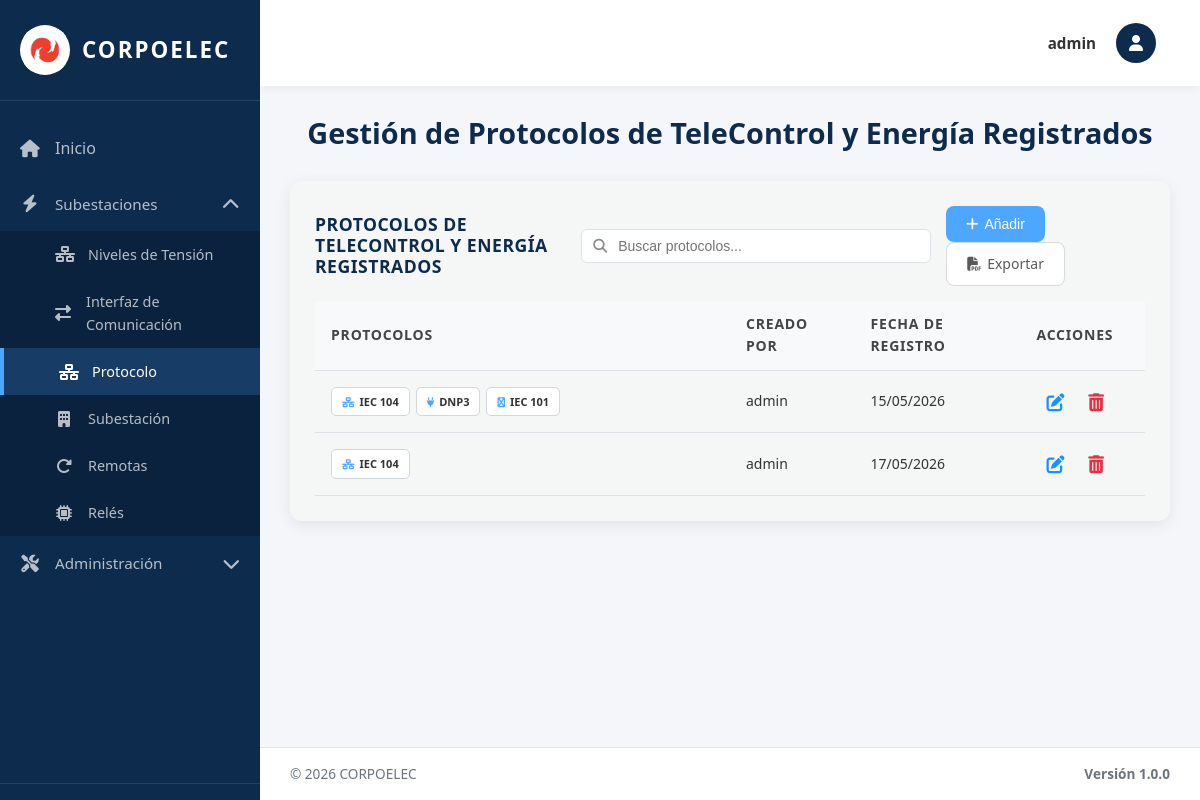
Page /protocolo/ (signed in) on the earlier database version.
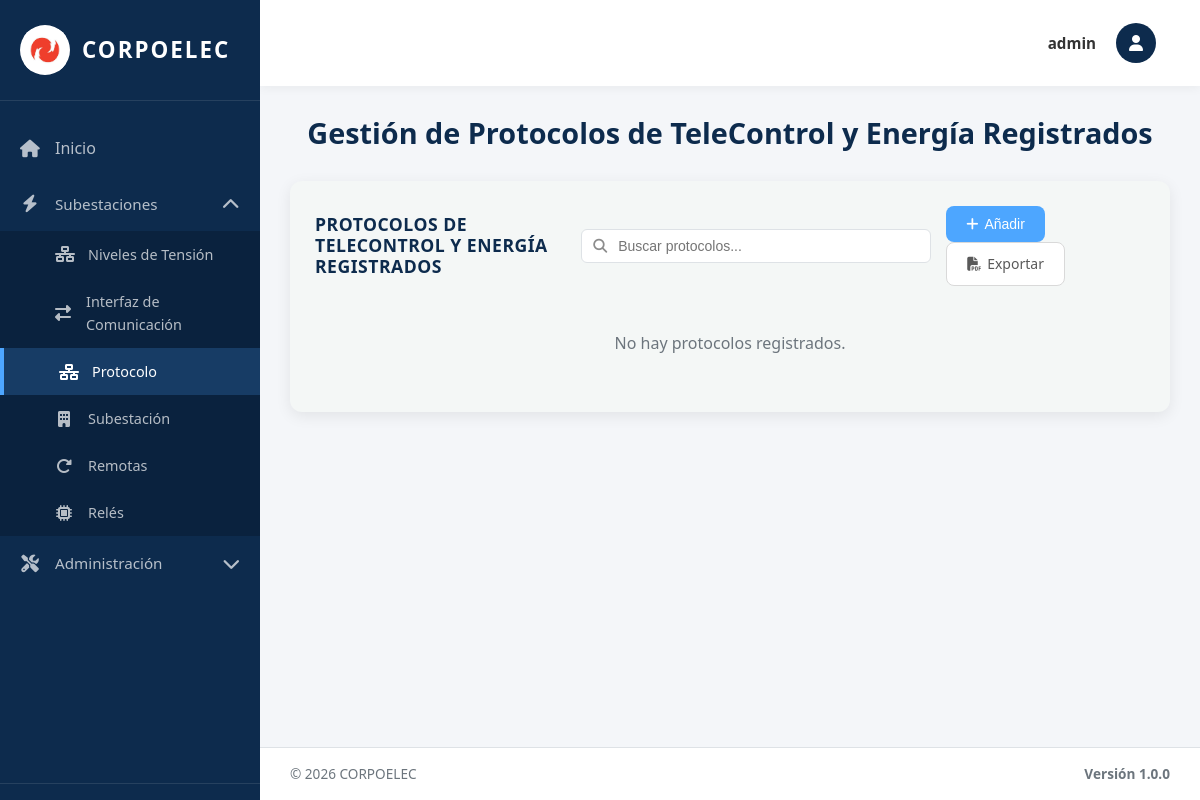
Same page on the later database version.
### equipos/models.py (models this page shows, shortened)
class Protocolo(models.Model):
    TIPO_CHOICES = [
        ('104', 'IEC 104'),
        ('DNP', 'DNP3'),
        ('GOOSE', 'GOOSE'),
        ('101', 'IEC 101'),
        ('MODBUS', 'Modbus'),
    ]
    Id_Protocolo = models.AutoField(primary_key=True)  # Identificador único
    Id_Interfaz = models.ForeignKey(InterfazDeComunicacion, on_delete=models.SET_NULL, null=True, blank=True, related_name='protocolos', verbose_name='Interfaz')  # Interface asociada - SET_NULL permite eliminar interfaz sin borrar protocolos
    Tipo = models.CharField(max_length=10, choices=TIPO_CHOICES, verbose_name='Tipo de Protocolo')  # Tipo de protocolo (enumerado)
    Estado = models.CharField(max_length=50, default='Activo', verbose_name='Estado')  # Estado operativo
    Fecha_Reg = models.DateField(auto_now_add=True, verbose_name='Fecha de Registro')  # Fecha de registro automática
    creado_por = models.ForeignKey(User, on_delete=models.SET_NULL, null=True, blank=True, related_name='protocolos_creados')  # Usuario que creó el registro
    Activo = models.BooleanField(default=True, verbose_name='Activo')  # Para eliminación lógica
    class Meta:
        verbose_name = 'Protocolo de Comunicación'
        verbose_name_plural = 'Protocolos de Comunicación'
        ordering = ['Id_Protocolo']  # Orden por ID ascendente

class InterfazDeComunicacion(models.Model):
    TIPO_INTERFAZ_CHOICES = [
        ('PUERTOS', 'Puertos de Comunicación'),
        ('PROTOCOLOS', 'Protocolos de Comunicación'),
    ]
    Id_Interfaz = models.AutoField(primary_key=True, serialize=False)  # Identificador único (PK)
    Puertos_C = models.IntegerField(default=0, verbose_name='Cantidad de Puertos')  # Contador de puertos
    Fecha_Reg = models.DateField(auto_now_add=True)  # Fecha de registro automática
    creado_por = models.ForeignKey(User, on_delete=models.SET_NULL, null=True, blank=True, related_name='interfaces_creadas')  # Usuario que creó el registro
    Tipo_Interfaz = models.CharField(max_length=20, choices=TIPO_INTERFAZ_CHOICES, default='PUERTOS', verbose_name='Tipo de Interfaz')  # Tipo de interfaz
    Activo = models.BooleanField(default=True, verbose_name='Activo')  # Para eliminación lógica
    objects = models.Manager()
    activos = models.Manager()  # Manager por defecto para filtrar activos
    class Meta:
        verbose_name = 'Interfaz de Comunicación'
        verbose_name_plural = 'Interfaces de Comunicación'
        ordering = ['Id_Interfaz']  # Orden por ID ascendente

### equipos/views.py (the view, shortened to what this page needs)
# urls.py: path('protocolo/', protocolo_view, name='protocolo'),
@login_required(login_url='/login/')
@no_cache
def protocolo_view(request):
    interfaces = InterfazDeComunicacion.objects.filter(Tipo_Interfaz='PROTOCOLOS', Activo=True).prefetch_related('protocolos').all().order_by('Id_Interfaz')
    paginator = Paginator(interfaces, 10)
    page_number = request.GET.get('page')
    page_obj = paginator.get_page(page_number)
    context = {
        'title': 'Protocolos',
        'page_obj': page_obj,
        'is_admin': request.user.is_superuser,
    }
    return render(request, 'protocolo.html', context)

### equipos/context_processors.py (called while the page is built, shortened)
def permisos_usuario(request):
    if request.user.is_superuser:
        return {
            'permisos_usuario': {'crear': True, 'actualizar': True, 'eliminar': True},
            'puede_crear': True,
            'puede_actualizar': True,
            'puede_eliminar': True,
        }

### templates/protocolo.html (shortened to what this page needs)
{% extends 'base.html' %}
{% load static %}
{% block content %}
<div class="welcome-text">
  <h2>Gestión de Protocolos de TeleControl y Energía Registrados</h2>
</div>
<div class="table-section">
<div class="table-header">
  <h3>PROTOCOLOS DE TELECONTROL Y ENERGÍA REGISTRADOS</h3>
  <div class="search-container">
    <input type="text" class="search-input" id="searchInput" placeholder="Buscar protocolos..." onkeyup="filterTable()">
  </div>
  <div class="action-buttons">
    <button class="btn btn-primary btn-add-top" onclick="abrirModal()">
      <i class="fas fa-plus"></i> Añadir
    </button>
    <a href="{% url 'exportar_protocolo_pdf' %}" class="btn btn-secondary btn-add-top">
      <i class="fas fa-file-pdf"></i> Exportar
    </a>
  </div>
</div>
    {% if page_obj.paginator.count > 0 %}
    <table class="data-table">
      <thead>
        <tr>
          <th width="50%">Protocolos</th>
          {% if is_admin %}<th width="15%">Creado Por</th>{% endif %}
          <th width="20%">Fecha de Registro</th>
          <th width="15%">Acciones</th>
        </tr>
      </thead>
      <tbody>
        {% for interfaz in page_obj %}
        <tr>
          <td>
            <div class="protocolos-container">
              {% for protocolo in interfaz.protocolos.all %}
              <span class="protocolo-badge">
                <span class="protocolo-icon">
                  {% if protocolo.Tipo == '104' %}<i class="fas fa-network-wired"></i>{% endif %}
                  {% if protocolo.Tipo == 'DNP' %}<i class="fas fa-plug"></i>{% endif %}
                  {% if protocolo.Tipo == '101' %}<i class="fas fa-usb"></i>{% endif %}
                </span>
                <span class="protocolo-text">{{ protocolo.get_Tipo_display }}</span>
              </span>
              {% empty %}
              <span class="no-data">Sin protocolos</span>
              {% endfor %}
            </div>
          </td>
          {% if is_admin %}<td>{{ interfaz.creado_por.username|default:"Sistema" }}</td>{% endif %}
          <td><span class="fecha-text">{{ interfaz.Fecha_Reg|date:"d/m/Y" }}</span></td>
          <td class="actions-cell">
            {% with protocolos_list=interfaz.protocolos.all %}
            <button type="button" class="btn-icon btn-edit" title="Editar" onclick="abrirModalEditar({{ interfaz.Id_Interfaz }}, '{% for p in protocolos_list %}{{ p.Tipo }}{% if not forloop.last %},{% endif %}{% endfor %}')">
              <i class="fas fa-edit"></i>
            </button>
            {% endwith %}
            <form method="post" style="display: inline;" onsubmit="return confirmarEliminacion(this);">
              <button type="submit" class="btn-icon btn-delete" title="Eliminar">
                <i class="fas fa-trash-alt"></i>
              </button>
            </form>
          </td>
        </tr>
        {% endfor %}
      </tbody>
    </table>
    {% else %}
    <p class="no-data">No hay protocolos registrados.</p>
    {% endif %}
  </div>
{% endblock %}

Differences in the rows shown:
no longer on this page (row edited): InterfazDeComunicacion: creado_por.username "admin", Fecha_Reg "15/05/2026"
no longer on this page (row unchanged): Protocolo: Tipo "IEC 104", shown under "admin"
no longer on this page (row unchanged): Protocolo: Tipo "DNP3", shown under "admin"
no longer on this page (row unchanged): Protocolo: Tipo "IEC 101", shown under "admin"
no longer on this page (row edited): InterfazDeComunicacion: creado_por.username "admin", Fecha_Reg "17/05/2026"
no longer on this page (row unchanged): Protocolo: Tipo "IEC 104", shown under "admin"
Other differences:
text no longer shown: "PROTOCOLOS CREADO POR FECHA DE REGISTRO ACCIONES"
text now shown: "No hay protocolos registrados."
